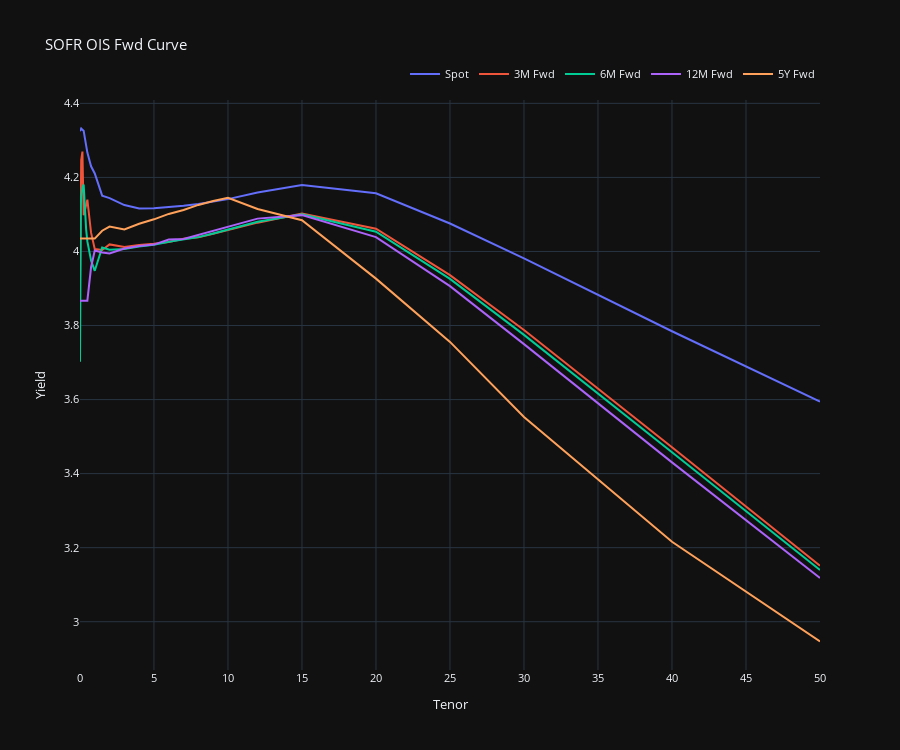

Notebook source saved alongside this figure:
### Code cell
dt = datetime(2024, 12, 27)
sofr_ois.fwd_grid_dict_curve_plotter(
    tenor_date_pairs=[("Spot", dt), ("3M Fwd", dt), ("6M Fwd", dt), ("12M Fwd", dt), ("5Y Fwd", dt)],
    fwd_grid_dict=fwd_grid_dict,
    use_plotly=True
)
